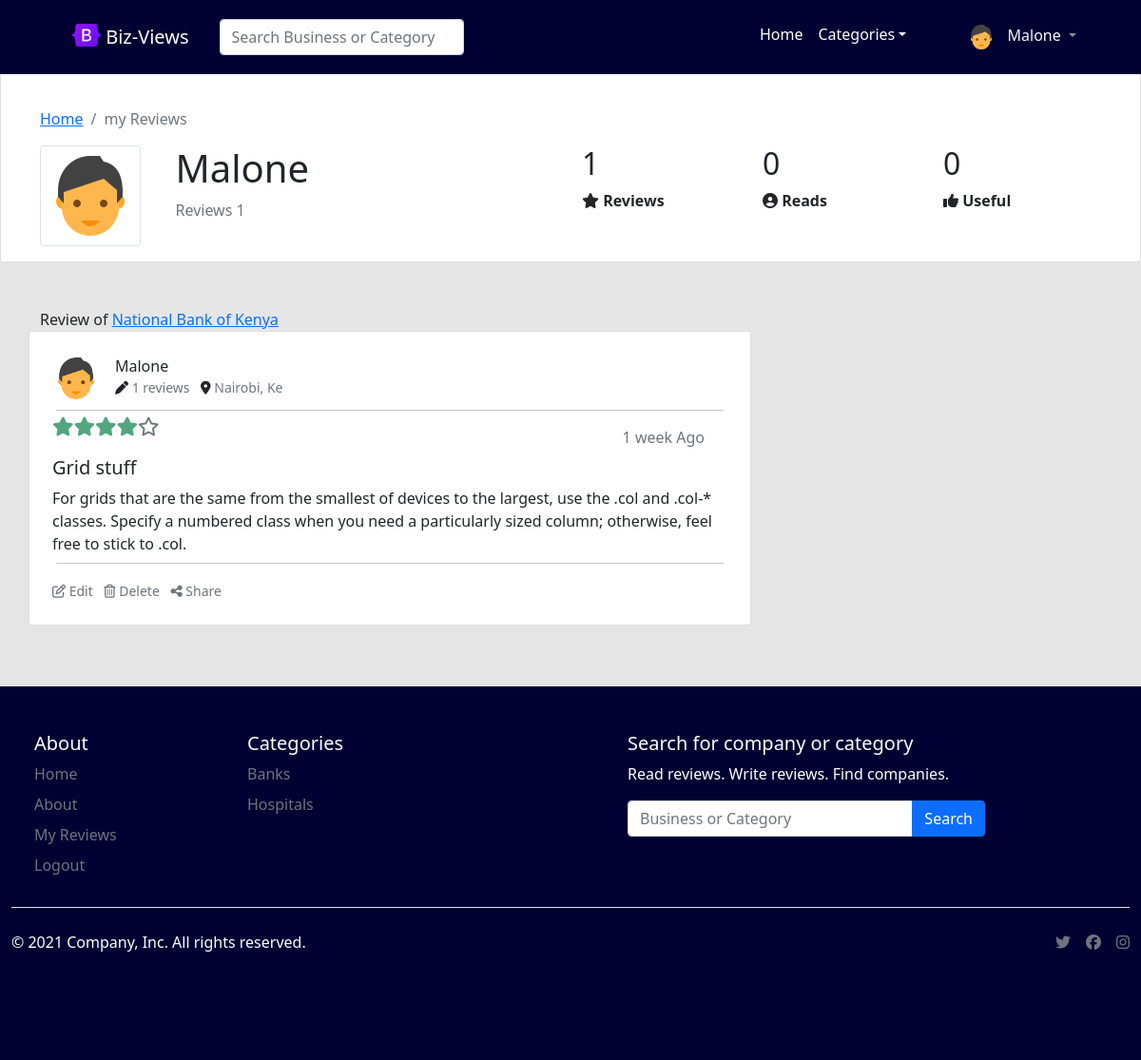
The app's page /my-reviews/ (signed in), older data.
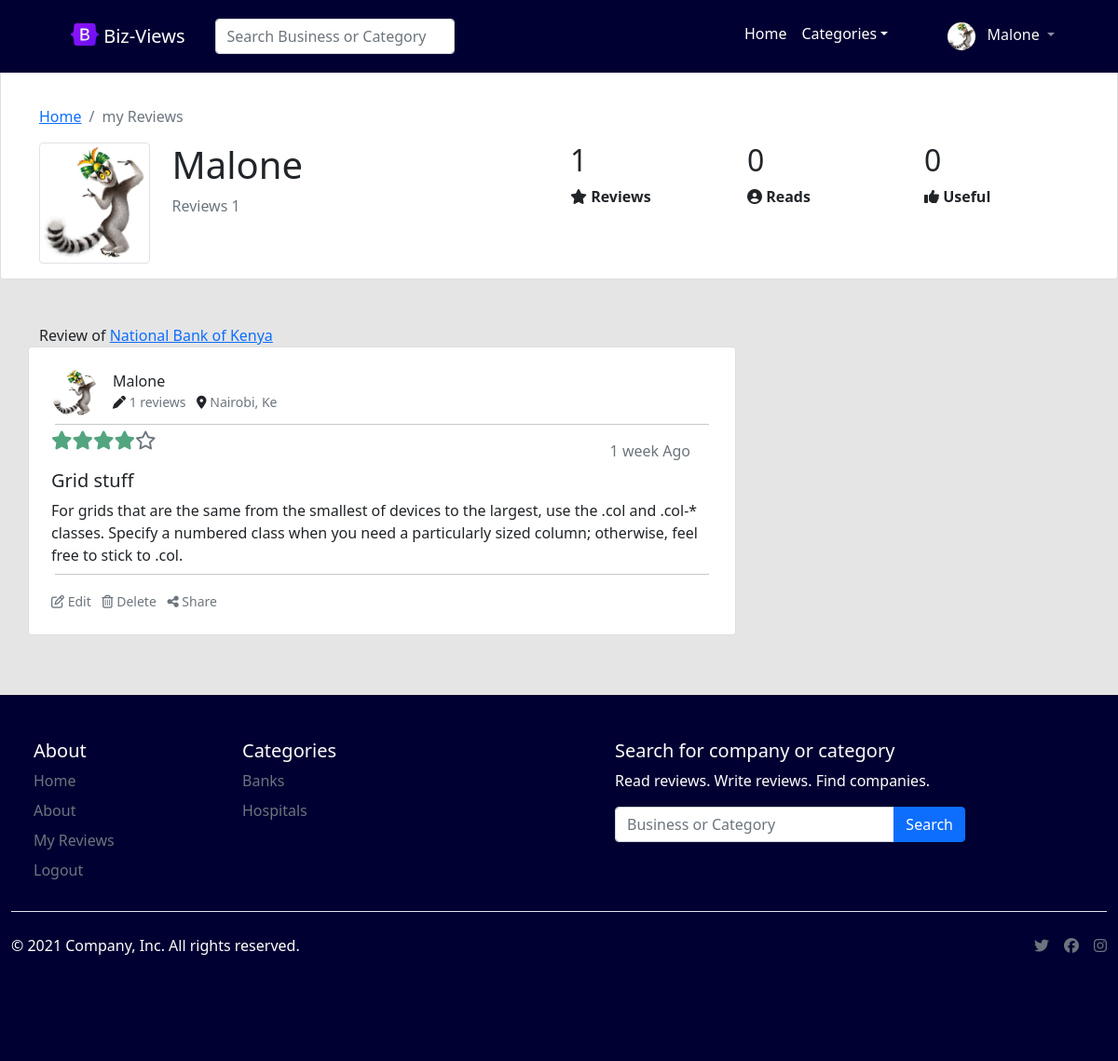
The same page, newer data.
### business/models.py (models this page shows, shortened)
class UserProfile(models.Model):
	user = models.OneToOneField(User, on_delete=models.CASCADE)
	image = models.ImageField('Profile Image', upload_to='Image/Settings/ProfileImages',
		max_length=500, default='Image/Settings/ProfileImages/dummy.png', storage=gd_storage)
	language = models.CharField('Langauge', default='English', max_length=50)
	def my_reviews_count(self):
		return Review.objects.filter(user=self.user.id).count()

class Review(models.Model):
	business = models.ForeignKey(Business, on_delete=models.CASCADE)
	user = models.ForeignKey(User, on_delete=models.CASCADE)
	rating = models.IntegerField('Rating', default=0)
	title = models.CharField('Title', max_length=50, blank=True, null=True)
	review = models.CharField('Review', max_length=1200, blank=True, null=True)
	date_created = models.DateTimeField('Date Created', auto_now_add=True)
	def user_profile(self):
		return UserProfile.objects.get(user=self.user.id)
	def user_reviews_count(self):
		return Review.objects.filter(user=self.user.id).count()

class Business(models.Model):
	name = models.CharField('Business Name', max_length=50, unique=True)
	image = models.ImageField('Image', upload_to='Image/Business/Profile/', max_length=500,
		default='dummy.png', storage=gd_storage)
	category = models.ForeignKey(Category, on_delete=models.CASCADE)
	description = models.CharField('Description', max_length=1200, blank=True)
	website = models.CharField('Website', max_length=150, blank=True, null=True)
	email = models.CharField('Email', max_length=50, blank=True, null=True)
	phone_number = models.CharField('Phone Number', max_length=50, blank=True, null=True)
	country = models.CharField('Country', max_length=50)
	county = models.CharField('County', max_length=50)
	town = models.CharField('Town', max_length=50)
	status = models.CharField('Status', max_length=50, default="unverified")
	date_created = models.DateTimeField('Date Created', auto_now_add=True)

### reviews/views.py (the view)
# urls.py: path('my-reviews/', views.my_reviews, name='my-reviews'),
@login_required(login_url='/login/')
@user_passes_test(check_user_settings, login_url='/manage/')
def my_reviews(request):
	reviews = Review.objects.filter(user=request.user.id)
	profile = UserProfile.objects.get(user=int(request.user.id))
	categories = Category.objects.all()
	return render(request, "reviews/my-reviews.html", {"reviews": reviews, "profile": profile,
		"categories": categories})

### reviews/views.py (called while the page is built)
def check_user_settings(user):
	profile = UserProfile.objects.filter(user=user.id)
	return profile.count()>=1

### business/templates/reviews/my-reviews.html (shortened to what the changed rows need)
{% extends "reviews/base.html" %}
{% load static %}
{% block content %}
<main class="main-index">
	<div class="container-fluid card pt-5">
		<div class="card-body">
			<div class="container">
				<div class="row">
					<div class="col-lg-6 col-md-8 col-sm-12">
						<div class="row">
							<div class="col-3">
								<img src="{{profile.image.url}}" class="img-thumbnail" alt="...">
							</div>
							<div class="col-9">
								<h1>{{user.first_name}}</h1>
								<p class="text-muted">Reviews {{profile.my_reviews_count}} </p>
							</div>
						</div>
					</div>
					<div class="col-lg-6 col-md-8 col-sm-12">
						<div class="row">
							<div class="col-4">
								<h2>{{profile.my_reviews_count}}</h2>
								<p>
									<i class="fas fa-star"></i>
									<strong>Reviews</strong>
								</p>
							</div>
							<div class="col-4">
								<h2>0</h2>
							</div>
							<div class="col-4">
								<h2>0</h2>
							</div>
						</div>
					</div>
				</div>
			</div>
		</div>
	</div>
	<div class="container">
		<div class="row">
			<div class="col-lg-8 col-md-10 col-sm-12">
			{% for review in reviews %}
				<label>Review of <a href="{% url 'business-reviews' review.business.name|slugify review.business.id %}">{{review.business.name}}</a> </label>
				<div class="row mb-3 card">
					<div class="card-body p-4">
						<div class="row">
							<div class="d-flex">
                                <img src="{{review.user_profile.image.url}}" class="rounded-circle float-start" width="50px" height="50px" alt="e">
                                <div class="px-3">
                                	<div>{{review.user.first_name}}</div>
                                	<div class="d-flex">
                                		<small>
                                			<i class="fas fa-pen"></i>
                                			<span class="text-muted">{{review.user_reviews_count}} reviews </span>
                                			<i class="fas fa-map-marker-alt ps-2"></i>
                                			<span class="text-muted"> Nairobi, Ke</span>
                                		</small>
                                	</div>
                                </div>
                            </div>
						</div>
						<div class="row pt-2 mx-1">
							<hr>
						</div>
						<div class="row">
							<div class="row justify-content-between">
							{% if review.rating == 5 %}
								<div class="col d-flex">
                                    <i class="fas fa-star fa-lg text-success"></i>
                                    <i class="fas fa-star fa-lg text-success"></i>
                                    <i class="fas fa-star fa-lg text-success"></i>
                                    <i class="fas fa-star fa-lg text-success"></i>
                                    <i class="fas fa-star fa-lg text-success"></i>
                                </div>
                            {% elif review.rating == 4 %}
                            	<div class="col d-flex">
                                    <i class="fas fa-star fa-lg text-success text-opacity-75"></i>
                                    <i class="fas fa-star fa-lg text-success text-opacity-75"></i>
                                    <i class="fas fa-star fa-lg text-success text-opacity-75"></i>
                                    <i class="fas fa-star fa-lg text-success text-opacity-75"></i>
                                    <i class="far fa-star fa-lg text-muted"></i>
                                </div>
                            {% endif %}
                                <div class="col text-end text-muted">{{review.date_created|timesince}} Ago</div>
							</div>
						</div>
						<div class="row pt-2">
							<h5 class="card-title">{{review.title}}</h5>
							<p class="card-text">{{review.review}} </p>
						</div>
						<div class="row pt-2 mx-1">
							<hr>
						</div>
						<div class="row justify-content-between text-muted pt-0">
							<div class="col">
								<small>
									<i class="far fa-edit"></i> Edit
									<i class="far fa-trash-alt ms-2"></i> Delete
									<i class="fas fa-share-alt ms-2"></i> Share
								</small>
							</div>
						</div>
					</div>
				</div>
			{% empty %}
				<div class="row text-center">
					You have not reviewed any Business.
				</div>
			{% endfor %}
			</div>
		</div>
	</div>
</main>
{% endblock %}

### business/templates/reviews/base.html (shortened to what the changed rows need)
<!doctype html>
<html lang="en">
    <head>
        {% load static %}
        <link href="https://cdn.jsdelivr.net/npm/bootstrap@5.1.3/dist/css/bootstrap.min.css" rel="stylesheet">
        <link href="{% static 'main/css/style.css' %}" rel="stylesheet">
    </head>
    <body>
        <nav class="navbar navbar-expand-md fixed-top navbar-dark mb-5" style="background-color: #000032">
            <div class="container-fluid">
                <div class="collapse navbar-collapse justify-content-end" id="navbarCollapse">
                    <ul class="navbar-nav me-5">
                    {% if user.is_authenticated %}
                        <li class="nav-item dropdown">
                            <a class="nav-link dropdown-toggle link-light" href="#" id="navbarDropdown" role="button" data-bs-toggle="dropdown" aria-expanded="false">
                            {% if profile != None %}
                                <img src="{{profile.image.url}}" alt="" width="30" height="30" class="rounded-circle d-inline-block">
                            {% else %}
                                <img src="{% static 'main/images/profiles/avatar-2.jpg' %}" alt="" width="30" height="30" class="rounded-circle d-inline-block">
                            {% endif %}
                            <span class="ms-2 text-light">{{user.first_name}}</span>
                            </a>
                        </li>
                    {% else %}
                        <li class="nav-item">
                            <a class="btn btn-outline-success" href="{% url 'login' %}" >Login/Sign-Up</a>
                        </li>
                    {% endif %}
                    </ul>
                </div>
            </div>
        </nav>
        {% block content %}
        {% endblock %}
    </body>
</html>

Row changes from the older to the newer data that the page shows:
changed UserProfile: image: picture added in place of a placeholder
changed through a linked row, Review "Grid stuff": user_profile.image: picture added in place of a placeholder
